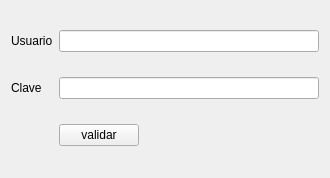
<?xml version="1.0" encoding="UTF-8"?>
<ui version="4.0">
 <class>Login</class>
 <widget class="QWidget" name="Login">
  <property name="geometry">
   <rect>
    <x>0</x>
    <y>0</y>
    <width>330</width>
    <height>178</height>
   </rect>
  </property>
  <property name="windowTitle">
   <string>Login</string>
  </property>
  <layout class="QGridLayout" name="gridLayout">
   <item row="1" column="0">
    <widget class="QLabel" name="lClave">
     <property name="text">
      <string>Clave</string>
     </property>
    </widget>
   </item>
   <item row="0" column="0">
    <widget class="QLabel" name="lUsuario">
     <property name="text">
      <string>Usuario</string>
     </property>
    </widget>
   </item>
   <item row="2" column="1">
    <widget class="QPushButton" name="pbValidar">
     <property name="focusPolicy">
      <enum>Qt::NoFocus</enum>
     </property>
     <property name="text">
      <string>validar</string>
     </property>
    </widget>
   </item>
   <item row="2" column="2">
    <spacer name="horizontalSpacer">
     <property name="orientation">
      <enum>Qt::Horizontal</enum>
     </property>
     <property name="sizeHint" stdset="0">
      <size>
       <width>40</width>
       <height>20</height>
      </size>
     </property>
    </spacer>
   </item>
   <item row="1" column="1" colspan="2">
    <widget class="QLineEdit" name="leClave">
     <property name="echoMode">
      <enum>QLineEdit::Password</enum>
     </property>
    </widget>
   </item>
   <item row="0" column="1" colspan="2">
    <widget class="QLineEdit" name="leUsuario"/>
   </item>
  </layout>
 </widget>
 <resources/>
 <connections/>
</ui>
